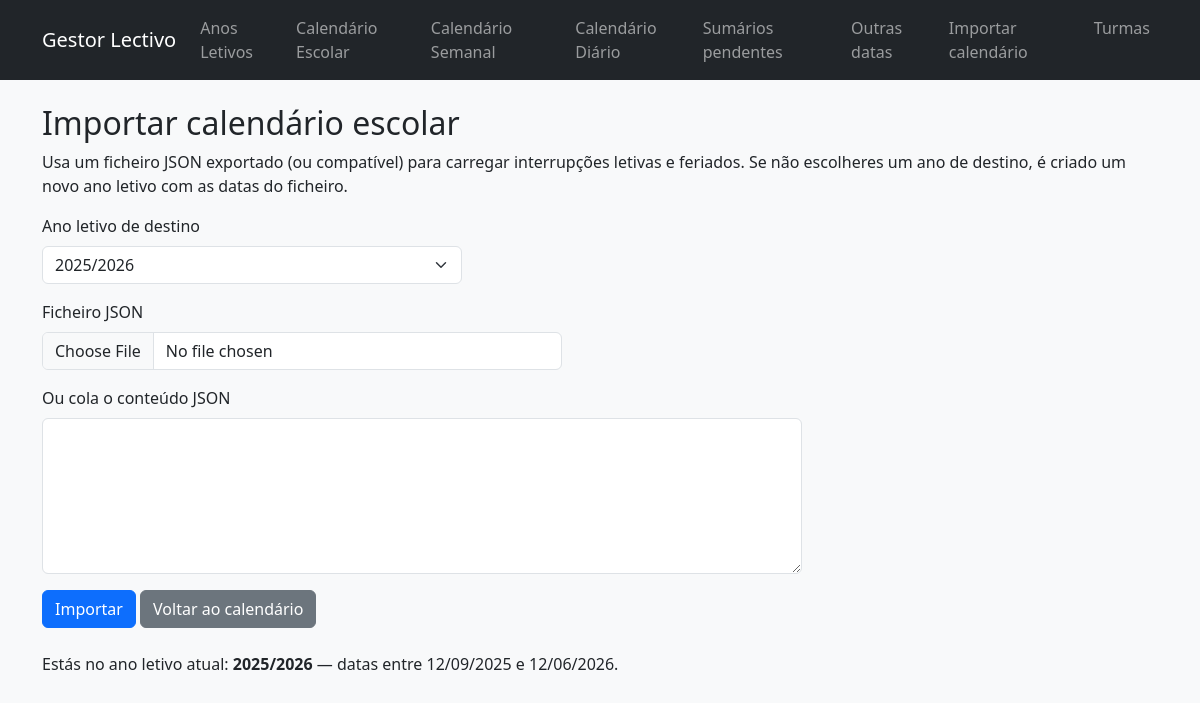
Page /calendario-escolar/importar on the earlier database version.
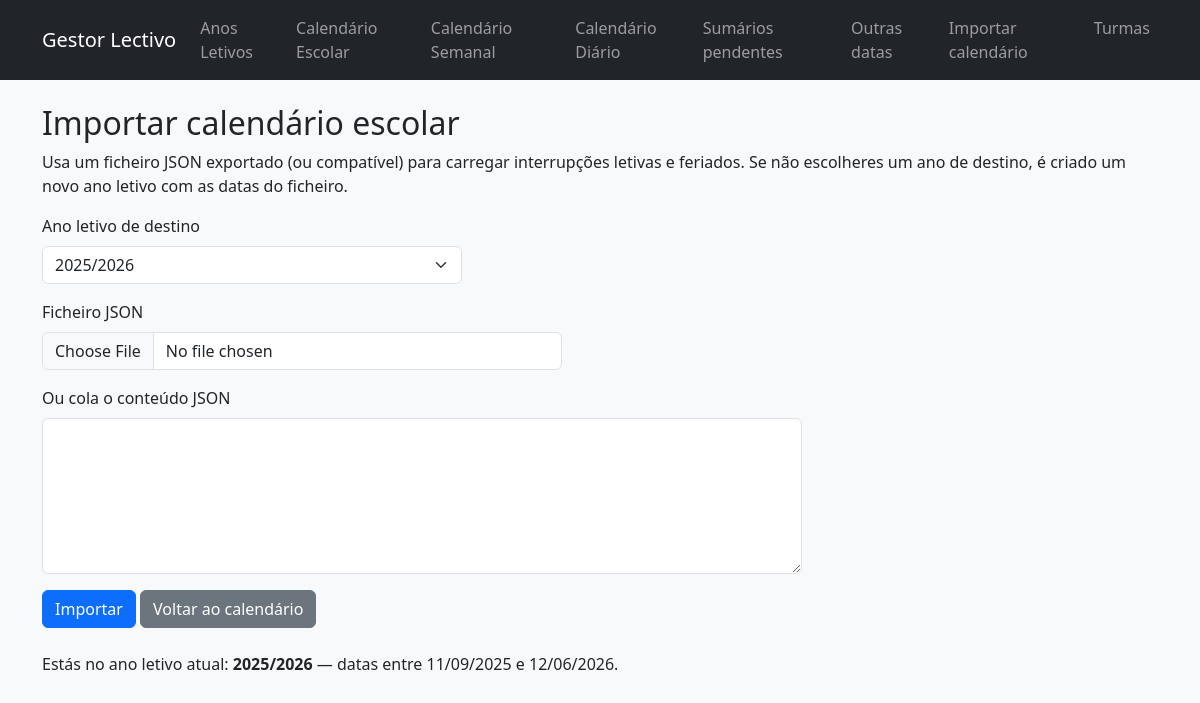
Same page on the later database version.
### models.py (models this page shows)
class AnoLetivo(db.Model):
    __tablename__ = "anos_letivos"
    id = db.Column(db.Integer, primary_key=True)
    nome = db.Column(db.String(20), unique=True, nullable=False)
    data_inicio_ano = db.Column(db.Date, nullable=False)
    data_fim_ano = db.Column(db.Date, nullable=False)
    data_fim_semestre1 = db.Column(db.Date, nullable=False)
    data_inicio_semestre2 = db.Column(db.Date, nullable=False)
    descricao = db.Column(db.String(255))
    ativo = db.Column(db.Boolean, nullable=False, default=False)
    fechado = db.Column(db.Boolean, nullable=False, default=False)

### app.py (the view, shortened to what this page needs)
    @app.route("/calendario-escolar/importar", methods=["GET", "POST"])
    def calendario_escolar_importar():
        anos = (
            AnoLetivo.query
            .order_by(AnoLetivo.data_inicio_ano.desc().nullslast(), AnoLetivo.nome)
            .all()
        )
        ano_atual = get_ano_letivo_atual()
        return render_template(
            "calendario/importar_escolar.html",
            anos=anos,
            ano_atual=ano_atual,
        )

### templates/calendario/importar_escolar.html (shortened to what this page needs)
{% extends "base.html" %}
{% block content %}
<h2>Importar calendário escolar</h2>
<p class="mb-3">
  Usa um ficheiro JSON exportado (ou compatível) para carregar interrupções letivas e feriados.
  Se não escolheres um ano de destino, é criado um novo ano letivo com as datas do ficheiro.
</p>
<form method="post" enctype="multipart/form-data" action="{{ url_for('calendario_escolar_importar') }}" class="mb-4">
  <div class="mb-3" style="max-width: 420px;">
    <label class="form-label">Ano letivo de destino</label>
    <select name="ano_id" class="form-select">
      {% for a in anos %}
        <option value="{{ a.id }}" {% if ano_atual and a.id == ano_atual.id %}selected{% endif %}>{{ a.nome }}</option>
      {% endfor %}
    </select>
  </div>
  <div class="mb-3" style="max-width: 520px;">
    <label class="form-label">Ficheiro JSON</label>
    <input type="file" name="ficheiro" accept="application/json" class="form-control">
  </div>
  <div class="mb-3" style="max-width: 760px;">
    <label class="form-label">Ou cola o conteúdo JSON</label>
    <textarea name="conteudo" rows="6" class="form-control js-autoresize"></textarea>
  </div>
  <button type="submit" class="btn btn-primary">Importar</button>
  <a class="btn btn-secondary" href="{{ url_for('calendario_escolar') }}">Voltar ao calendário</a>
</form>
{% if ano_atual %}
  <p>
    Estás no ano letivo atual: <strong>{{ ano_atual.nome }}</strong> — datas entre
    {{ ano_atual.data_inicio_ano.strftime('%d/%m/%Y') if ano_atual.data_inicio_ano else '?' }} e
    {{ ano_atual.data_fim_ano.strftime('%d/%m/%Y') if ano_atual.data_fim_ano else '?' }}.
  </p>
{% endif %}
{% endblock %}

Differences in the rows shown:
changed AnoLetivo: data_inicio_ano "12/09/2025" → "11/09/2025"
